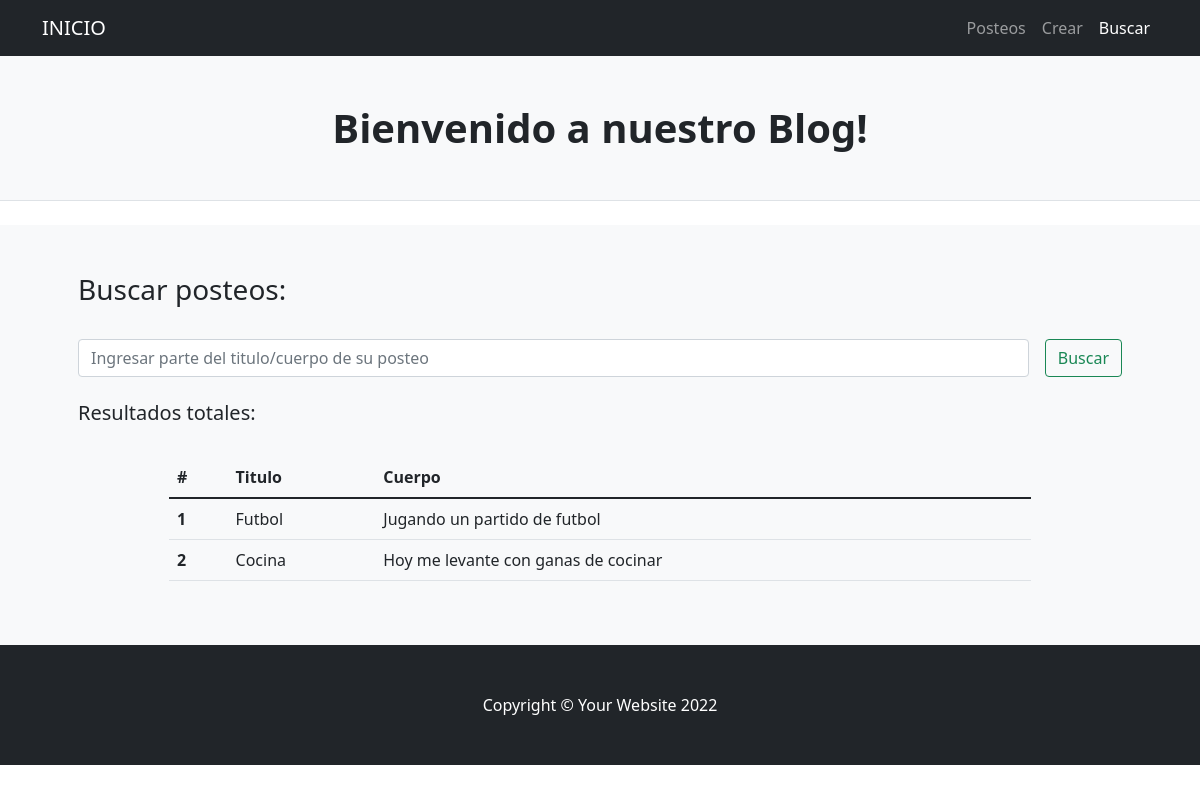
The app's page /ProyectoFinalApp/buscarPosteos/ with its own data.
### ProyectoFinalApp/models.py (models this page shows)
class Posteo(models.Model):
    titulo = models.CharField(max_length=20)
    cuerpo = models.CharField(max_length=200)

### ProyectoFinalApp/views.py (the view)
# urls.py: path('buscarPosteos/' , buscarPosteos , name ="buscarPosteos"),
def buscarPosteos(request):
     if request.method == "POST":
        search = request.POST["search"]
        if search != "":
            posteos = Posteo.objects.filter( Q(titulo__icontains=search) | Q(cuerpo__icontains=search) ).values()
            return render(request,"buscarPosteos.html",{"posteos":posteos, "search":True, "busqueda":search})
        else:
            posteos = Posteo.objects.all()
            return render(request,"buscarPosteos.html",{"posteos":posteos, "search":False})
     else:
        posteos = Posteo.objects.all()
        return render(request,"buscarPosteos.html",{"posteos":posteos, "search":False})

### ProyectoFinalApp/Templates/buscarPosteos.html (shortened to what this page needs)
{% extends 'base.html' %}
{% load static %}
{% block B1 %}
<nav class="navbar navbar-expand-lg navbar-dark bg-dark">
    <div class="container">
        <a class="navbar-brand" href="{% url 'inicio' %}">INICIO</a>
        <div class="collapse navbar-collapse" id="navbarSupportedContent">
            <ul class="navbar-nav ms-auto mb-2 mb-lg-0">
                <li class="nav-item"><a class="nav-link" href="{% url 'posteos' %}">Posteos</a></li>
                <li class="nav-item"><a class="nav-link" href="{% url 'crearPosteos' %}">Crear</a></li>
                <li class="nav-item"><a class="nav-link active" href="{% url 'buscarPosteos' %}">Buscar</a></li>
            </ul>
        </div>
    </div>
</nav>
{% endblock %}
{% block B2 %}
<section class="bg-light py-5">
    <div class="container px-5">
        <h3>Buscar posteos:</h3>
        <br>
        <div class="row gx-5 justify-content-center">
            <div class="col-lg-12">
                <form class="d-flex my-2 my-lg-0" action="" method="post">
                    <input class="flex-grow-0 form-control mr-sm-2" type="search" name="search" placeholder="Ingresar parte del titulo/cuerpo de su posteo" aria-label="Search">
                    <button class="btn btn-outline-success text-nowrap ms-3 my-2 my-sm-0" type="submit">  Buscar</button>
                </form>
            </div>
        </div>
        <br>
        <h5>Resultados
            {% if search %}
                para "{{busqueda}}":
            {% else %}
                totales:
            {% endif %}
        </h5>
        <br>
        <div class="row gx-5 justify-content-center">
            <div class="col-lg-10 table-responsive">
                <table class="table table-theme">
                    <thead>
                        <tr>
                            <th scope="col">#</th>
                            <th scope="col">Titulo</th>
                            <th scope="col">Cuerpo</th>
                        </tr>
                    </thead>
                    <tbody>
                        {% for post in posteos %}
                            <tr>
                                <th scope="row">{{forloop.counter}}</th>
                                <td>{{post.titulo}}</td>
                                <td>{{post.cuerpo}}</td>
                            </tr>
                        {% endfor %}
                    </tbody>
                </table>
            </div>
        </div>
    </div>
</section>
{% endblock %}

### records on screen
Posteo: titulo "Futbol", cuerpo "Jugando un partido de futbol"
Posteo: titulo "Cocina", cuerpo "Hoy me levante con ganas de cocinar"
